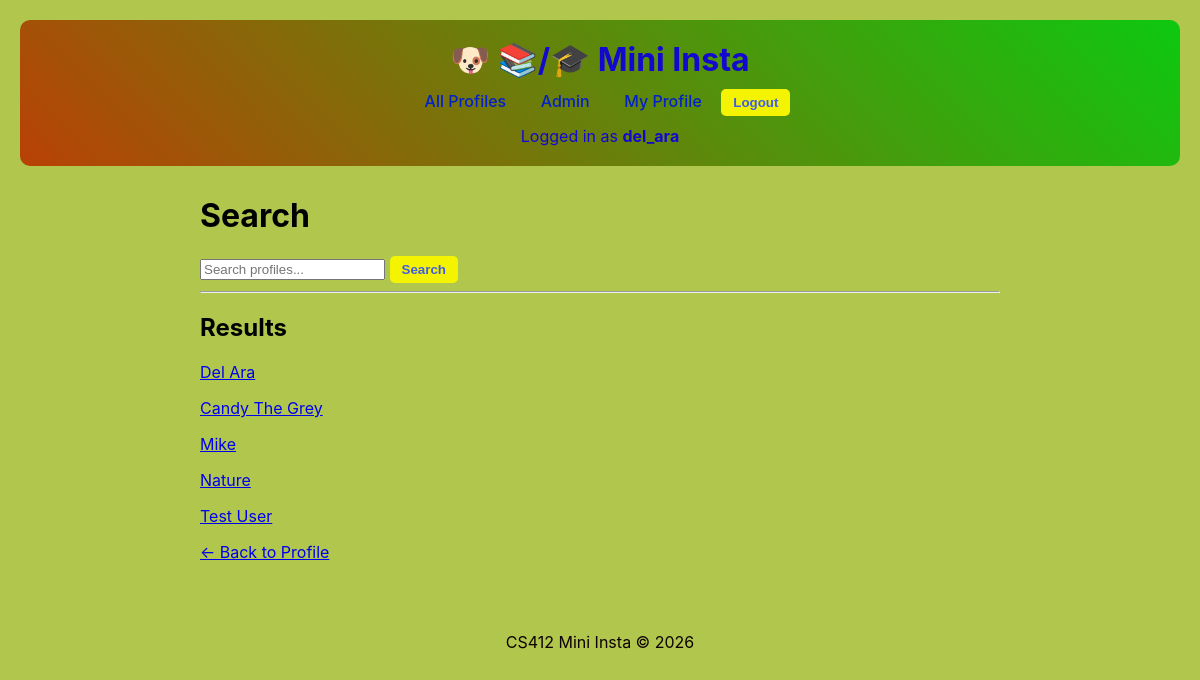
The app's page /mini_insta/search/ (signed in) with its own data.
### mini_insta/models.py (models this page shows, shortened)
class Profile(models.Model):
    user = models.OneToOneField(User, on_delete=models.CASCADE)
    display_name = models.CharField(max_length=100)
    profile_image_url = models.URLField(blank=True)
    bio_text = models.TextField(blank=True, max_length=500)
    join_date = models.DateField(auto_now_add=True)

### mini_insta/views.py (the view)
# urls.py: path('search/', SearchView.as_view(), name='search'),
class SearchView(MiniInstaLoginRequiredMixin, ListView):
    model = Profile
    template_name = "mini_insta/search.html"
    context_object_name = "profiles"
    def get_queryset(self):
        query = self.request.GET.get("q")
        if query:
            return Profile.objects.filter(display_name__icontains=query)
        return Profile.objects.all()

### mini_insta/templates/mini_insta/search.html
 {% extends 'mini_insta/base.html' %}
{% load static %}
{% block content %}
<div style="max-width: 800px; margin: 0 auto;">
<h1>Search</h1>
<form method="get" action="">
    <input type="text" name="q" placeholder="Search profiles..." value="{{ request.GET.q }}">
    <button type="submit">Search</button>
</form>
<hr>
{% if profiles %}
    <h2>Results</h2>
    {% for profile in profiles %}
        <p>
            <a href="{% url 'show_profile' profile.id %}">
                {{ profile.display_name }}
            </a>
        </p>
    {% empty %}
        <p>No results found</p>
    {% endfor %}
{% endif %}
        <p>
            <a href="{% url 'show_profile' request.user.profile.pk %}">← Back to Profile</a>
        </p>
</div>
{% endblock %}

### mini_insta/templates/mini_insta/base.html (shortened to what this page needs)
{% load static %}
<!DOCTYPE html>
<html>
<head>
</head>
<body>
<header class="header">
<h1>🐶 📚/🎓 Mini Insta</h1>
<nav>
<a href="{% url 'show_all_profiles' %}">All Profiles</a> <a href="/admin/">Admin</a>
{% if user.is_authenticated %}
<a href="{% url 'my_profile' %}">My Profile</a>
<form method="POST" action="{% url 'logout' %}" style="display:inline;">
<button type="submit">Logout</button>
</form>
<div class="user-info">
Logged in as <strong>{{ user.username }}</strong>
</div>
{% else %}
<a href="{% url 'login' %}">Login</a>
{% endif %}
</nav>
</header>
<main>
{% block content %}
{% endblock %}
</main>
<footer>
CS412 Mini Insta © 2026
</footer>
</body>
</html>

### mini_insta/templates/mini_insta/base.html (style rules this page uses)
body { font-family: -apple-system, BlinkMacSystemFont, sans-serif; margin: 0; padding: 20px; background: #b0c64d; }
.header { background: linear-gradient(45deg, #b94106, #0dc810); color: rgb(18, 8, 208); padding: 20px; text-align: center; border-radius: 10px; margin-bottom: 30px; }
.header h1 { margin: 0; font-size: 2em; }
nav { margin-top: 10px; }
nav a { color: rgb(4, 33, 200); text-decoration: none; margin: 0 15px; font-weight: 500; }
.user-info { margin-top: 10px; }
button { background: rgb(244, 244, 2); color: #405DE6; border: none; padding: 6px 12px; border-radius: 5px; cursor: pointer; font-weight: bold; }
main { max-width: 900px; margin: auto; }
footer { text-align: center; margin-top: 50px; color: #0d0101; padding: 20px; }

### records on screen
Profile: display_name "Del Ara"
Profile: display_name "Candy The Grey"
Profile: display_name "Mike"
Profile: display_name "Nature"
Profile: display_name "Test User"

### other values on screen
{{ user.username }} "del_ara"
